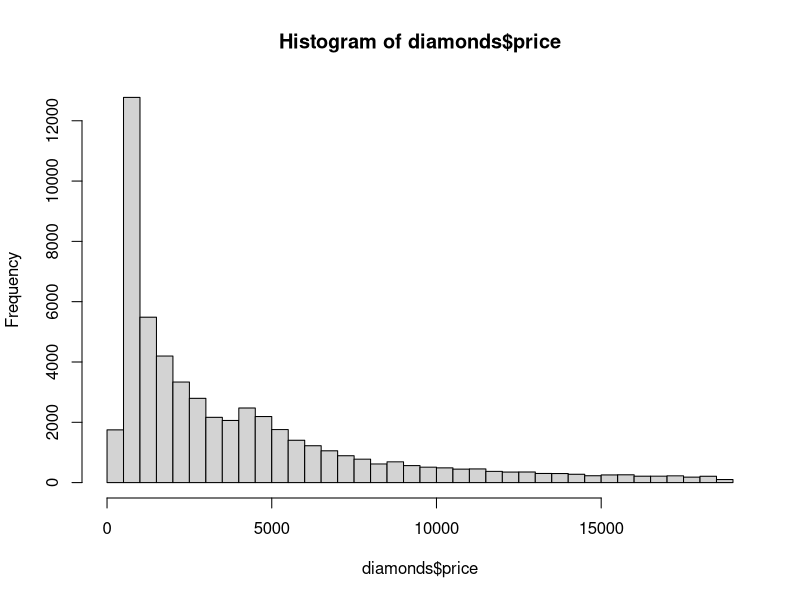
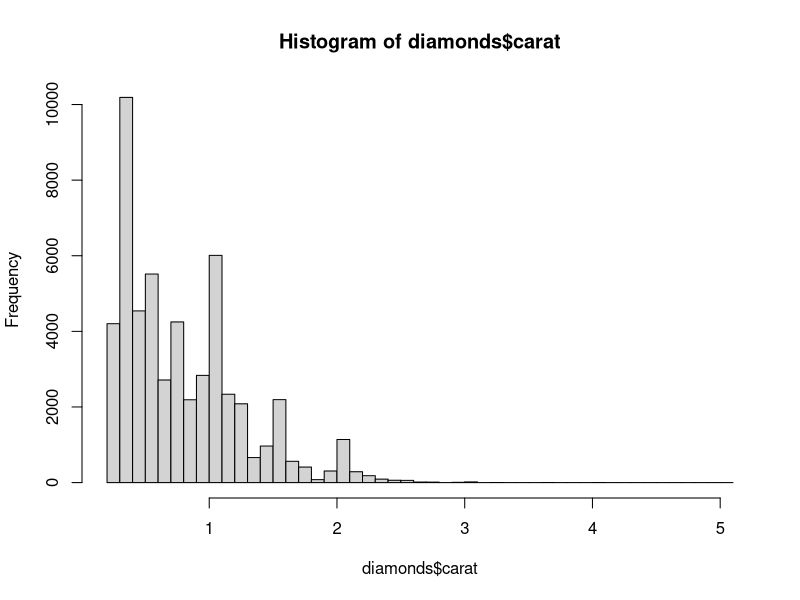
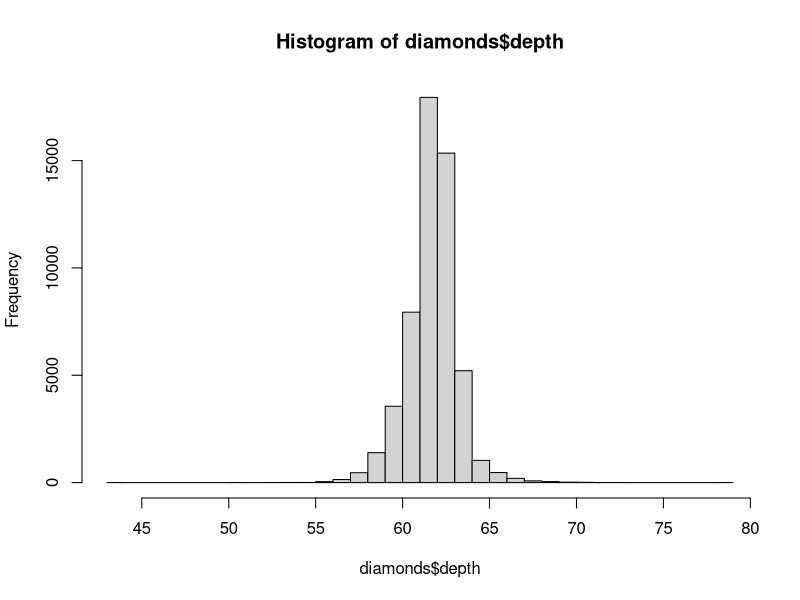
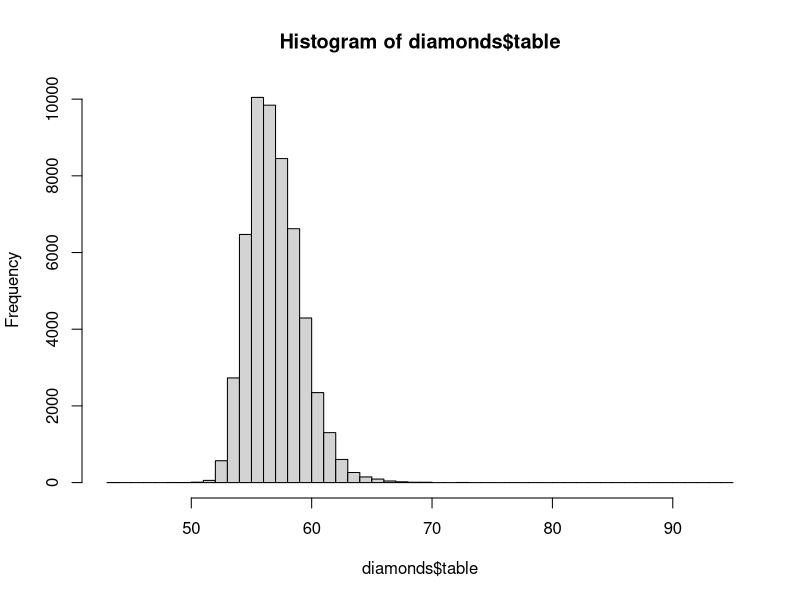
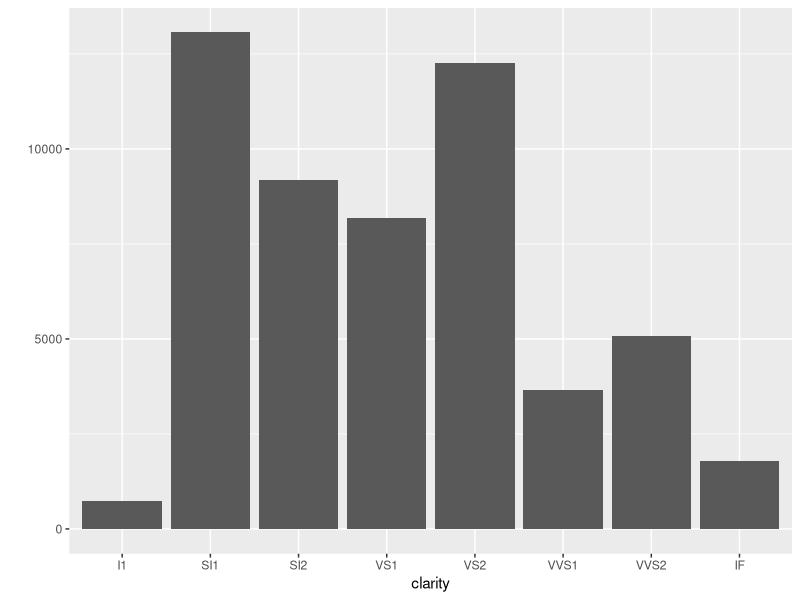
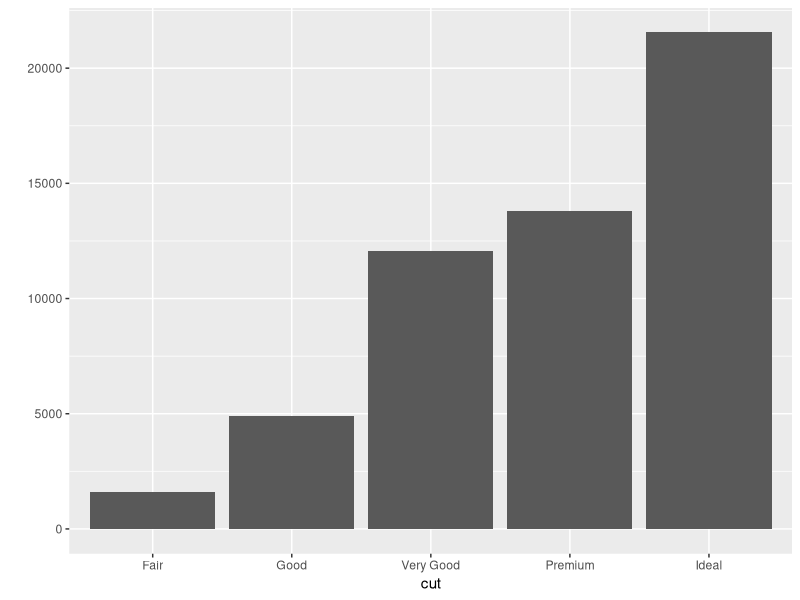
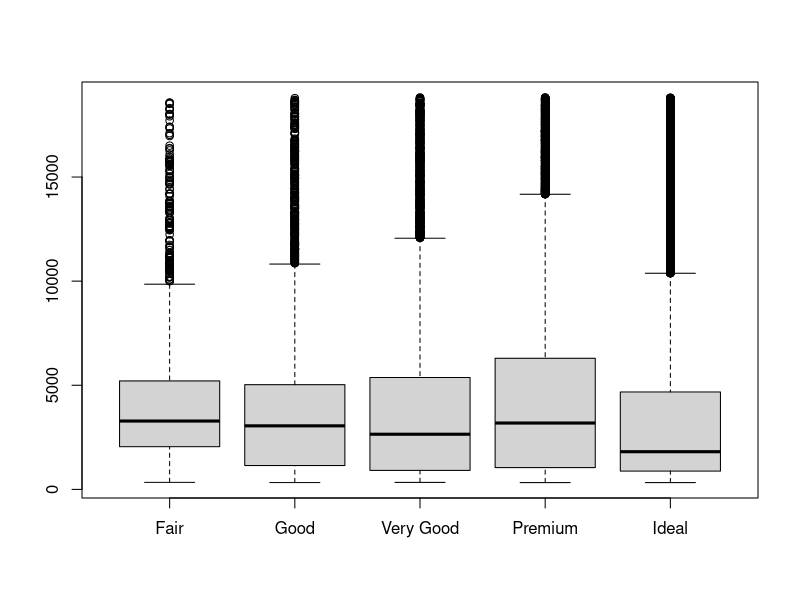

The R source for these figures, in order:
################################

#INTRODUCTION TO COLLABORATIVE RESEARCH
#Assignment1: In-class assignment
#Descriptive Statistics using R databases
#29 February 2016
#Mariam Sanjuch & Roberto Martinez B. Kukutschka

################################

#Packages used for the exercise:
library(dplyr)
library(rio)
library(ggplot2)

#Checking out the available databases:
data()

#We chose the database called "diamonds", which includes information regarding 
#the prices and attributes of almost 54,000 diamonds.
data(diamonds) 
names(diamonds)

#I. OVERLOOK OF THE DATASET:
head(diamonds)
length(diamonds) 
nrow(diamonds) 
sapply(diamonds, is.numeric)
#The database contains 10 columns and 5390 rows
#The variables "cut", "color" and "clarity" are not numeric.

sapply(diamonds, function(x) sum(is.na(x)))
#There are no missing values in the dataset.

#II. DESCRIPTIVES FOR NUMERIC VARIABLES
sapply(diamonds[,c(1,5:10)], range) %>% round(digits=2) 
sapply(diamonds[,c(1,5:10)], mean) %>% round(digits=2) 
sapply(diamonds[,c(1,5:10)], median) %>% round(digits=2)
sapply(diamonds[,c(1,5:10)], sd) %>% round(digits=2)
#Based on the fact that the mean and the median of "price" are vey far from each other, the variable seems to be skewed/not normally distributed.
#The small standard deviation in "carat", "depth" and "table" show that the values for these variables are closely grouped together.

hist.default(diamonds$price, breaks=30)
#The histogram proves that "price" is indeed skewed. There is a high number of diamonds under $5000, but also 

hist.default(diamonds$carat, breaks=50)
hist.default(diamonds$depth, breaks=30)
hist.default(diamonds$table, breaks=50)

#III. DESCRIBING THE CATEGORICAL VARIABLES
table(diamonds$color)
table(diamonds$clarity)
table(diamonds$color, diamonds$clarity)

summary(diamonds)


#Frequencies of categorical variables in the database (color, purity and cut)
table(diamonds$color)
table(diamonds$clarity)
table(diamonds$cut)
table(diamonds$color, diamonds$clarity)


#Mean of price of each categorical variable
by(diamonds$price,list(diamonds$clarity),FUN=mean) 
by(diamonds$price,list(diamonds$cut),FUN=mean) 
by(diamonds$price,list(diamonds$color),FUN=mean)

#Plotting diamonds by clarity
diamonds$clarity <- ordered(diamonds$clarity, 
      levels = c("I1", "SI1", "SI2", "VS1", "VS2", "VVS1", "VVS2", "IF")) #Ordering clarity of diamonds from worst to best
qplot(x = clarity, data = diamonds)

qplot(x = cut, data = diamonds)

#Boxplot of price of diamonds by cut
split(diamonds$price, diamonds$cut) %>% boxplot()
